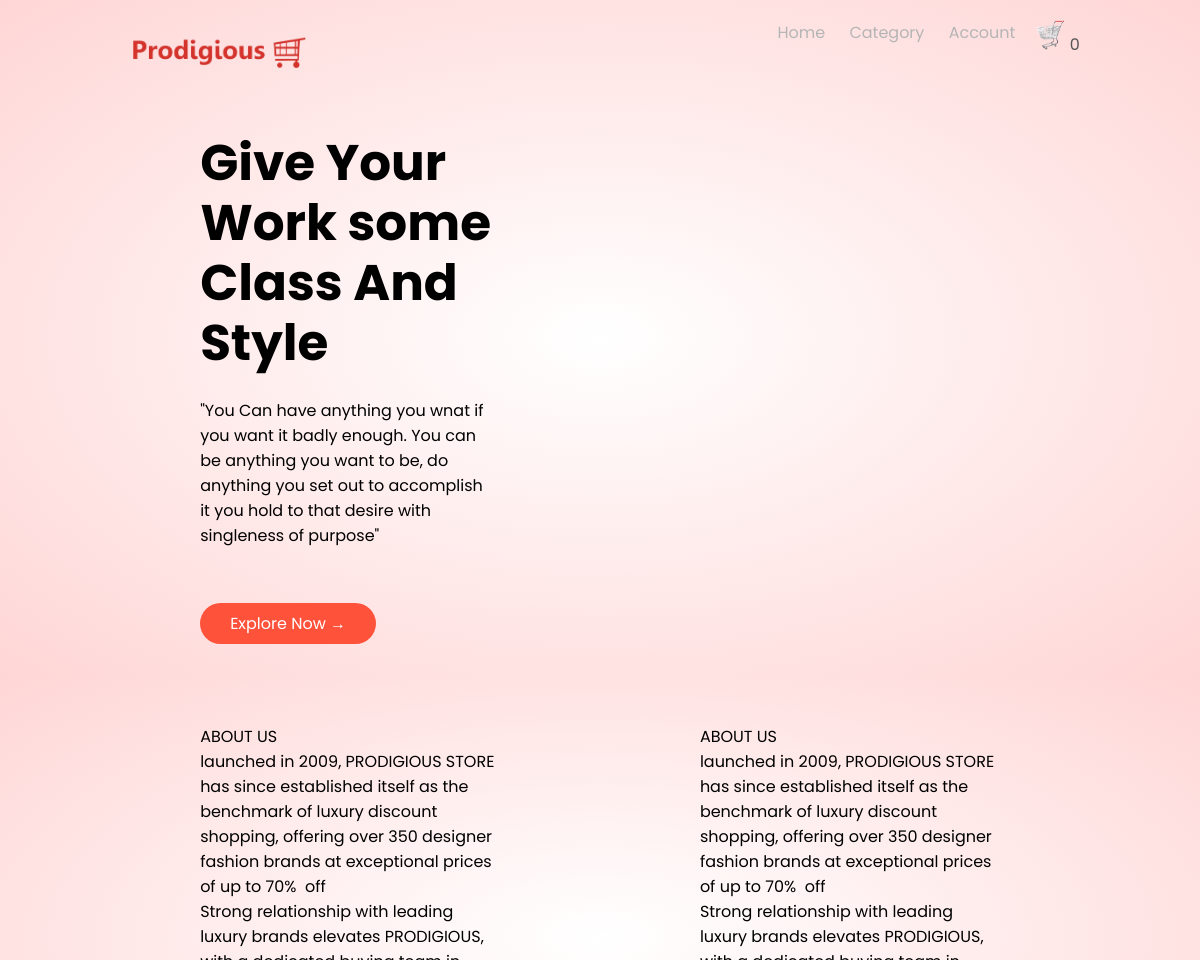
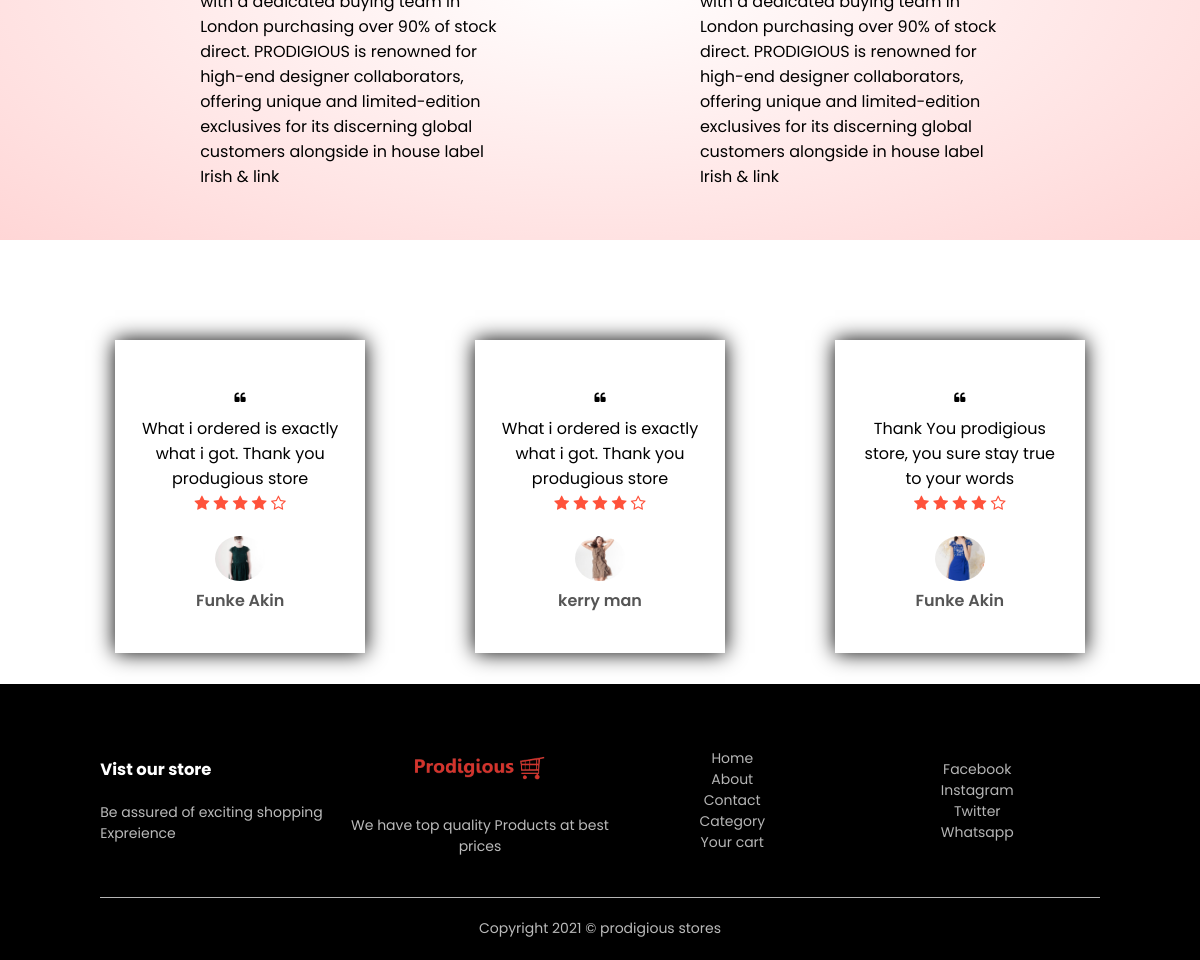
The page /about/ on the database its author committed (2 pictures, top to bottom).
### home/models.py (models this page shows, shortened)
class Setting(models.Model):
    STATUS =(
        ('True','True'),
        ('False','False'),
    )
    title = models.CharField(max_length=100)
    keywords = models.CharField(max_length=255)
    description = models.CharField(max_length=255, null=True)
    company = models.CharField(max_length=255,null=True)
    address = models.CharField(max_length=100)
    phone = models.CharField(max_length=100, null=True)
    email = models.CharField(max_length=100, blank=True)
    icon = models.ImageField(blank=True, null=True, upload_to='images/')
    logo = models.ImageField(blank=True, null=True, upload_to='images/')
    cart_icon = models.ImageField(blank=True, null=True, upload_to='images/')
    menu_icon = models.ImageField(blank=True, null=True, upload_to='images/')
    facebook = models.CharField(blank=True, max_length=100)
    instargram = models.CharField(blank=True, max_length=100)
    twitter = models.CharField(blank=True, max_length=100)
    created_at = models.DateTimeField(auto_now_add=True)
    updated_at = models.DateTimeField(auto_now_add=True)
    about = RichTextUploadingField(blank=True)
    contact = RichTextUploadingField(blank=True)
    status = models.CharField(max_length=10,choices=STATUS)
    banner_text = RichTextUploadingField(default='what we do')

class Testimonials(models.Model):
    title = models.CharField(max_length=10,blank=True,null=True)
    comment = models.CharField(max_length=250,blank=True,null=True,default='Thumbs up prodigious store')
    testimonials = models.ImageField(blank=True,null=True,upload_to='images/')

### home/views.py (the view)
# urls.py: path('about/',views.about,name=('about')),
def about(request):
    setting = Setting.objects.get(pk=1)
    testimonials = Testimonials.objects.all()
    context={
        'setting':setting,
        'testimonials':testimonials,
    }
    return render(request,'about.html',context)

### home/context_processor.py (called while the page is built)
def cartcount(request):
    cartcount = ShopCart.objects.filter(order_placed=False).filter(user__username=request.user.username)
    total_quantity = 0
    for item in cartcount:
        total_quantity += item.quantity
    context = {'itemcount':total_quantity}
    return context

### home/templates/about.html (shortened to what this page needs)
{% extends 'base.html' %}
{% load static %}
    {% block header %} {% include 'header.html' %} {% endblock header %}
    {% block content %}
        <div class="account-page">
            <div class="container">
                <div class="row">
                    <div class="col-2">
                        {{setting.about|safe}}
                    </div>
                    <div class="col-2">
                        {{setting.about|safe}}
                    </div>
                </div>
            </div>
        </div>
    {% endblock content %}
    {% block testimonial %} {% include 'testimonial.html' %} {% endblock testimonial %}
    {% block footer %} {% include 'footer.html' %} {% endblock footer %}

### home/templates/header.html (shortened to what this page needs)
{% load static %}
<div class="headermain">
    <div class="container">
        <div class="header">
            <div class="logo">
                <a href="index.html"><img src="{{setting.logo.url}}" alt="Company's logo"></a>
            </div>
            <div class="navbar">
                <ul id="MenuItems">
                    <li><a href="{% url 'index' %}">Home</a></li>
                        <li><a href="{% url 'category' %}">Category</a></li>
                    {% if  user.id is not None %}
                        <li><a href="{% url 'user' %}"><img src="{{profile.image.url}}" style="border-radius: 30px; height: 50px;"></a></li>
                        <li>
                            <a href="{% url 'user' %}">Welcome!
                                {% if request.user.first_name %}
                                    {{request.user.first_name}}
                                {% else %}
                                   {{request.user.username}}
                                {% endif %}
                            </a>
                        </li>
                        <li><a href="{% url 'logoutfunc' %}">Logout</a></li>
                        <li><a href=""></a>Change password</li>
                        {% else %}
                            <li><a href="{% url 'accountform' %}">Account</a></li>
                        {% endif %}
                </ul>
            </div>
            <a href="{% url 'order:shopcart' %}"><img src="{{setting.cart_icon.url}}" alt="shop cart" width="30px" height="30px">
                {% if itemcount > 0 %}
                    <span class="badge red 2-depth-1 mr-1">{{itemcount}}</span>
                {% else %}
                    <span class="badge red z-depth-1 mr-1">0</span>
                {% endif %}
            </a>
        </div>
        <div class="row">
            <div class="col-2">
                <h1>Give Your Work some <br> Class And Style</h1>
                <p>
                    {{setting.banner_text|safe}}
                </p>
                <a href="" class="btn">Explore Now &#8594;</a>
            </div>
            <div class="col-2">
            </div>
        </div>
    </div>
</div>

### home/templates/testimonial.html
<div class="testimonial">
    <div class="small-container">
            <div class="row">
                {% if testimonials %}
                    {% for testi in testimonials  %}
                        <div class="col-3">
                            <i class="fa fa-quote-left"></i>
                            <p>{{testi.comment}}</p>
                            <div class="rating">
                                <i class="fa fa-star"></i>
                                <i class="fa fa-star"></i>
                                <i class="fa fa-star"></i>
                                <i class="fa fa-star"></i>
                                <i class="fa fa-star-o"></i>
                            </div>
                            <img src="{{testi.testimonials.url}}" alt="">
                            <h3>{{testi.title}}</h3>
                        </div>
                    {% endfor %}
                {% endif %}
            </div>
    </div>
</div>

### home/static/css/day10.css (style rules this page uses)
body { font-family: 'Poppins', sans-serif; }
* { margin: 0%; padding: 0%; box-sizing: border-box; }
.headermain { background: radial-gradient(#fff, #ffd6d6); }
.container { max-width: 1000px; margin: auto; padding: 0.25px; }
.header { display: flex; text-align: center; padding: 20px; }
.logo { width: 100px; }
.logo img { width: 200px; }
.navbar { flex: 1; text-align: right; }
.navbar li { display: inline-block; margin-right: 20px; }
a { text-decoration: none; color: #555; }
.row { display: flex; align-items: center; flex-wrap: wrap; justify-content: space-around; }
.col-2 { flex-basis: 50px; min-width: 300px; }
.col-2 h1 { font-size: 50px; line-height: 60px; margin: 25px 0; }
.btn { display: inline-block; background: #ff523b; color: white; text-decoration: none; padding: 8px 30px; margin: 30px 0; border-radius: 30px; }
.small-container { max-width: 1080px; margin: auto; padding: 0.25px; }
.col-3 { flex-basis: 30px; min-width: 250px; margin-bottom: 30px; }
.col-3 img { width: 100%; }
.rating .fa { color: #ff523b; }
.testimonial { padding-top: 100px; }
.testimonial .col-3 { text-align: center; padding: 40px 20px; box-shadow: 0 0 20px 0px black; cursor: pointer; transition: transform 0.5s; }
.testimonial .col-3 img { width: 50px; margin-top: 20px; border-radius: 50%; }
.fa.fa-quote-left { font-size: 12px; margin: 12px 0; columns: #777; }
.testimonial .col-3 h3 { font-weight: 600; color: #555; font-size: 16px; }
ul { list-style-type: none; }
ul a { text-decoration: none; color: #b5b5b5; }
.account-page { padding: 50px 0; background: radial-gradient(#fff, #ffd6d6); }

### rows shown on the page
Setting: logo (picture), cart_icon (picture), banner_text "\"You Can have anything you wnat if you want it badly enough. You can be anything you want to be, do anything you set out to accomplish it you hold to that desire with singleness of purpose\"", about "ABOUT US launched in 2009, PRODIGIOUS STORE has since established itself as the benchmark of luxury discount shopping, offering over 350 designer fashion brands at exceptional prices of up to 70% off Strong relationship with leading luxury brands elevates PRODIGIOUS, with a dedicated buying team in London purchasing over 90% of stock direct. PRODIGIOUS is renowned for high-end designer collaborators, offering unique and limited-edition exclusives for its discerning global customers alongside in house label Irish & link"
Testimonials: comment "What i ordered is exactly what i got. Thank you produgious store", testimonials (picture), title "Funke Akin"
Testimonials: comment "What i ordered is exactly what i got. Thank you produgious store", testimonials (picture), title "kerry man"
Testimonials: comment "Thank You prodigious store, you sure stay true to your words", testimonials (picture), title "Funke Akin"
